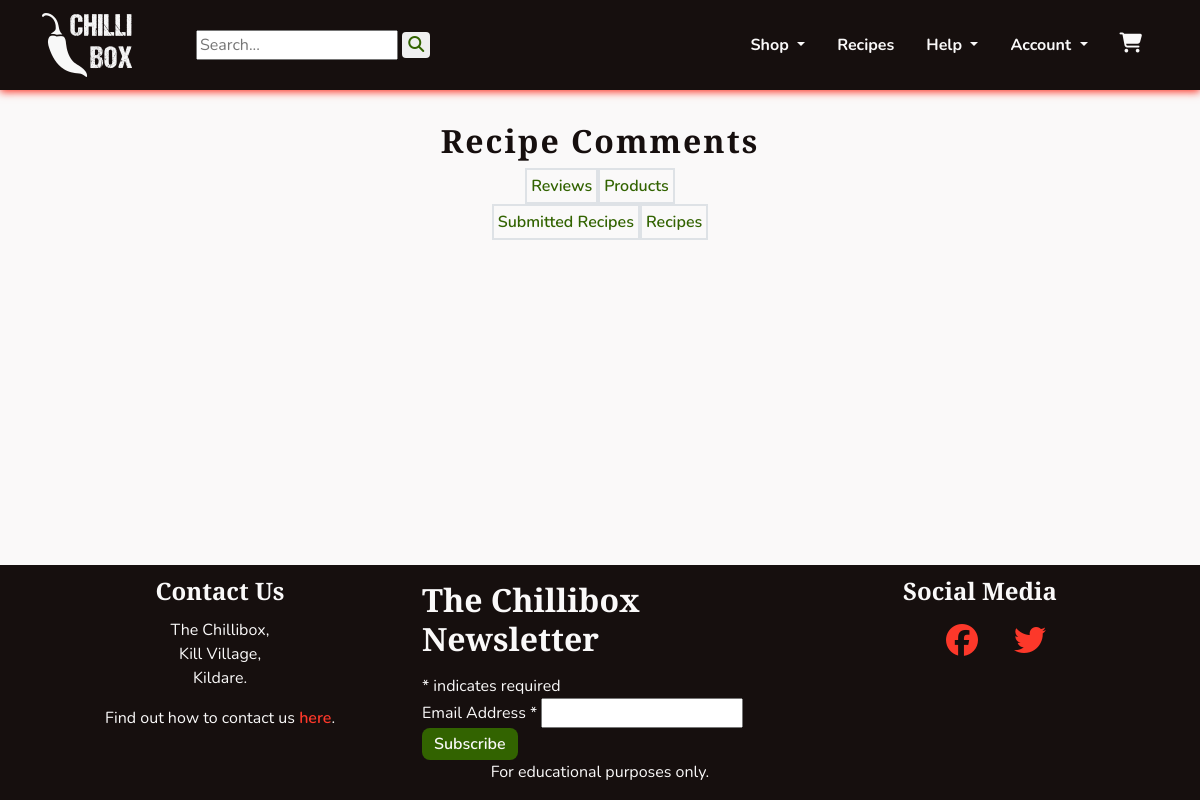
The app's page /management/recipe_comments/ (signed in), older data.
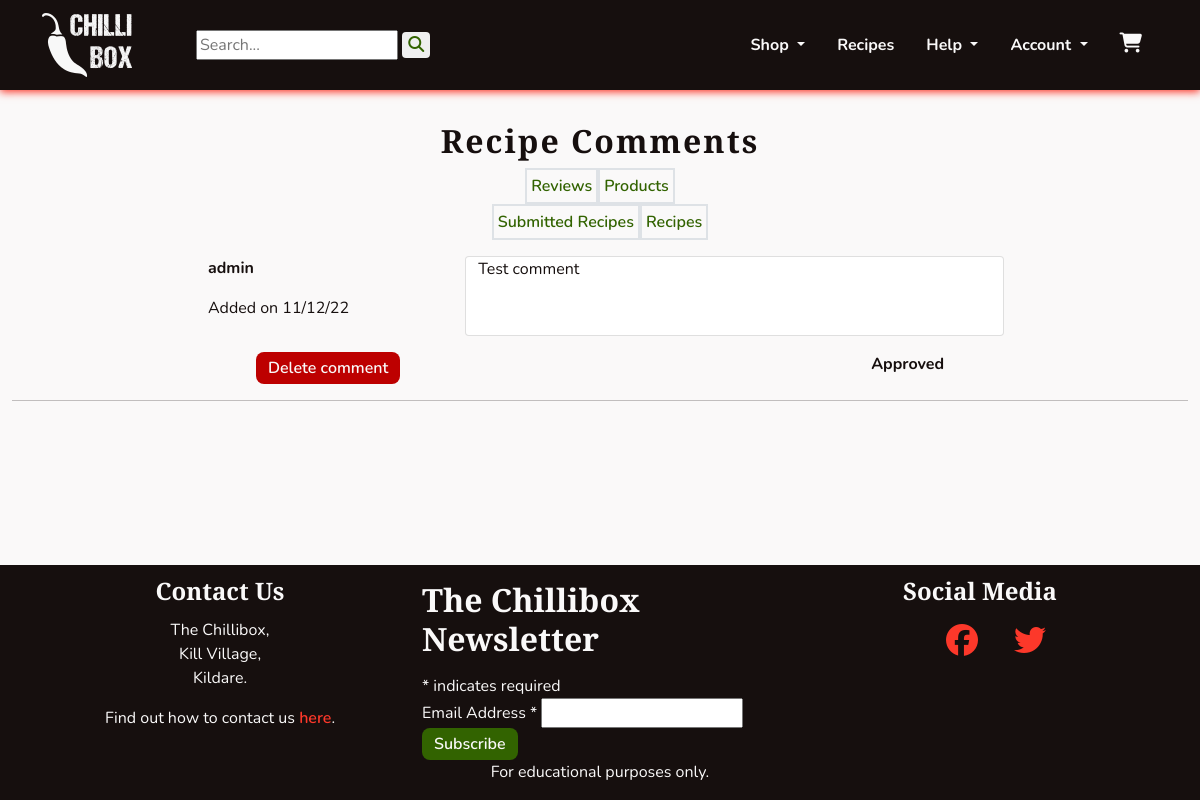
The same page, newer data.
### recipes/models.py (models this page shows, shortened)
class Comment(models.Model):
    user = models.ForeignKey(User, on_delete=models.SET_NULL, null=True,
                             blank=True)
    recipe = models.ForeignKey(Recipe, on_delete=models.CASCADE,
                               related_name='comments')
    content = models.TextField(max_length=280)
    added_on = models.DateTimeField(auto_now_add=True)
    edited_on = models.DateTimeField(auto_now=True)
    approved = models.BooleanField(default=False)

### management/views.py (the view)
# urls.py: path('recipe_comments/', views.CommentList.as_view(),
class CommentList(StaffRequiredMixin, generic.ListView):
    model = Comment
    template_name = 'management/recipe_comments.html'
    paginate_by = 10
    def get_queryset(self):
        queryset = Comment.objects.order_by('-approved')
        return queryset

### management/mixins.py (called while the page is built)
    def test_func(self):
        return self.request.user.is_staff

### management/templates/management/recipe_comments.html (shortened to what this page needs)
{% extends 'base.html' %}
{% block content %}
<section class="col">
    <div class="text-center">
        <h1 class="headings mb-2">Recipe Comments</h1>
        <div class="d-flex flex-row justify-content-center">
            <div class="border border-2 p-1">
                <a class="chilli-link" href="{% url 'management:user_reviews' %}">Reviews</a>
            </div>
            <div class="border border-2 p-1">
                <a class="chilli-link" href="{% url 'management:dashboard' %}">Products</a>
            </div>
        </div>
        <div class="d-flex flex-row justify-content-center">
            <div class="border border-2 p-1">
                <a class="chilli-link" href="{% url 'management:user_recipes' %}">Submitted Recipes</a>
            </div>
            <div class="border border-2 p-1">
                <a class="chilli-link" href="{% url 'management:recipes' %}">Recipes</a>
            </div>
        </div>
    </div>
    <div>
        {% for comment in comment_list %}
        <div class="col-8 mx-auto my-3">
            <div class="row">
                <div class="col-sm-4">
                    <p><strong>{{ comment.user }}</strong></p>
                    <p>Added on {{ comment.added_on|date:'d/m/y' }}</p>
                </div>
                <div class="card col-sm-8">
                    {{ comment.content }}
                </div>
            </div>
            <div class="d-flex flex-row justify-content-between my-3 mx-5">
                <a class="chilli-btn chilli-dngr" href="{% url 'recipes:delete_comment' comment.pk %}">Delete comment</a>
                {% if comment.approved %}
                <span><strong>Approved</strong></span>
                {% else %}
                <form action="{% url 'management:approve_comment' comment.pk %}" method="POST">
                    {% csrf_token %}
                    <input type="checkbox">
                    <button type="submit" class="chilli-btn chilli-go">Approve</button>
                </form>
                {% endif %}
            </div>
        </div>
        <hr>
        {% endfor %}
    </div>
</section>
{% endblock %}

### templates/base.html (shortened to what this page needs)
{% load static %}
<!DOCTYPE html>
<html lang="en">
    <head>
        <link href="https://cdn.jsdelivr.net/npm/bootstrap@5.1.3/dist/css/bootstrap.min.css" rel="stylesheet">
        <link href="//cdn-images.mailchimp.com/embedcode/classic-071822.css" rel="stylesheet" type="text/css">
        <link rel="stylesheet" href="{% static 'css/style.css' %}">
    </head>
    <body class="d-flex flex-column h-100">
        {% include 'includes/header.html' %}
        <main class="container-fluid mb-5">
            {% block content %}
            {% endblock content %}
        </main>
        {% include 'includes/footer.html' %}
    </body>
</html>

### templates/includes/header.html (shortened to what this page needs)
{% load static %}
<header>
    <nav id="navbar" class="navbar navbar-expand-lg">
        <div class="container-sm d-flex justify-content-between">
            <a class="navbar-brand" href="{% url 'home:index' %}" aria-label="Go to home page"><img width="90"
                    height="64" src="{% static 'images/chilli-logo-white.png' %}" alt="The Chillibox Logo"></a>
            <form class="ms-md-5" action="{% url 'products:search_results' %}" method="GET">
                <input name="q" type="text" placeholder="Search...">
                <button type="submit" class="chilli-link rounded"><i class="fa-solid fa-magnifying-glass"></i></button>
            </form>
            <div class="collapse navbar-collapse" id="navbarSupportedContent">
                <ul class="navbar-nav ms-auto mb-2 mb-lg-0">
                    <li class="nav-item dropdown">
                        <a class="navbar-links dropdown-toggle" href="#" role="button" data-bs-toggle="dropdown"
                            aria-expanded="false">
                            Shop
                        </a>
                    </li>
                    <li class="nav-item">
                        <a class="navbar-links" href="{% url 'recipes:recipes_list' %}">Recipes</a>
                    </li>
                    <li class="nav-item dropdown">
                        <a class="navbar-links dropdown-toggle" href="#" role="button" data-bs-toggle="dropdown"
                            aria-expanded="false">
                            Help
                        </a>
                    </li>
                    <li class="nav-item dropdown">
                        <a class="navbar-links dropdown-toggle" href="#" role="button" data-bs-toggle="dropdown"
                            aria-expanded="false">
                            Account
                        </a>
                    </li>
                </ul>
                <a class="navbar-links" data-bs-toggle="offcanvas" href="#theCart" role="button"
                    aria-controls="offcanvasExample">
                    <i class="fa-solid fa-cart-shopping big">
                    </i>
                </a>
            </div>
        </div>
    </nav>
</header>

### cart/templates/cart/cart_canvas.html (shortened to what this page needs)
{% load static %}

### templates/includes/footer.html (shortened to what this page needs)
<footer class="footer mt-auto">
    <div class="container-md">
        <div class="row">
            <div class="col-md-4 text-center">
                <h2 class="footer-headings">Contact Us</h2>
                <p>
                    The Chillibox,<br>
                    Kill Village,<br>
                    Kildare.
                </p>
                <p>
                    Find out how to contact us <a class="chilli-link-alt" href="{% url 'home:contact' %}">here</a>.
                </p>
            </div>
            <div class="col-md-4">
                <link href="//cdn-images.mailchimp.com/embedcode/classic-071822.css" rel="stylesheet" type="text/css">
                <div id="mc_embed_signup">
                    <form
                        action="https://gmail.us18.list-manage.com/subscribe/post?u=a555a78c1c0e0713634b8751c&amp;id=1946d67f26&amp;f_id=007527e7f0"
                        method="post" id="mc-embedded-subscribe-form" name="mc-embedded-subscribe-form" class="validate"
                        target="_blank" novalidate>
                        <div id="mc_embed_signup_scroll">
                            <h2>The Chillibox Newsletter</h2>
                            <div class="indicates-required"><span class="asterisk">*</span> indicates required</div>
                            <div class="mc-field-group">
                                <label for="mce-EMAIL">Email Address <span class="asterisk">*</span>
                                </label>
                                <input type="email" value="" name="EMAIL" class="required email" id="mce-EMAIL"
                                    required>
                            </div>
                            <div class="optionalParent">
                                <div>
                                    <input type="submit" value="Subscribe" name="subscribe" id="mc-embedded-subscribe"
                                        class="chilli-btn chilli-go border-0">
                                </div>
                            </div>
                        </div>
                    </form>
                </div>
            </div>
            <div class="col-md-4 text-center">
                <h2 class="footer-headings">Social Media</h2>
                <a class="chilli-link-alt footer-socials" href="https://facebook.com" target="_blank" rel="noopener"
                    aria-label="Find us on Facebook (opens in new tab)"><i class="fa-brands fa-facebook"></i></a>
                <a class="chilli-link-alt footer-socials" href="https://twitter.com" target="_blank" rel="noopener"
                    aria-label="Find us on Twitter (opens in new tab)"><i class="fa-brands fa-twitter"></i></a>
            </div>
        </div>
        <div class="row text-center">
            <p>For educational purposes only.</p>
        </div>
    </div>
</footer>

### static/css/style.css (style rules this page uses)
:root { --site-white: #faf9f9; --site-black: #160f0e; --site-grey: #6b6363; --site-red: #fc382a; --site-dark-red:#bd0000; --site-green: #568729; --site-dark-green: #326300; --site-text-bg: rgba(49, 99, 0, 0.2); --site-car-bg: rgba(245, 241, 238, 0.61); }
html { height: 100%; }
section { max-width: 2550px; }
body { font-family: "Nunito", sans-serif; color: var(--site-black); font-size: 1rem; background: var(--site-white); }
h1, h2, h3, h4 { font-family: "Merriweather Sans", "Nunito", sans-serif; font-weight: 900; margin-top: 0.5em; margin-bottom: 0.5em; }
.headings { font-size: 2rem; letter-spacing: 2px; margin: 1em 0; }
.big { font-size: 1.25rem; }
button { border: none; }
ul { padding: 0; }
li { list-style: none; }
a { text-decoration: none; }
.navbar-links { cursor: pointer; display: inline-block; padding: 0.25rem 0.5rem; color: var(--site-white); font-weight: 700; margin: 0.5em; transition: all 0.8s linear; }
.chilli-link { font-weight: 600; color: var(--site-dark-green); transition: all 0.2s linear; }
.chilli-link-alt { font-weight: 600; color: var(--site-red); transition: all 0.2s linear; }
.chilli-btn { padding: 0.25em 0.75em; font-weight: 600; color: var(--site-white); background-color: var(--site-black); border-radius: 8px; transition: all 0.2s linear; }
.chilli-dngr { background-color: var(--site-dark-red); }
.chilli-go { background-color: var(--site-dark-green); }
#navbar { background-color: var(--site-black); color: var(--site-white); box-shadow: 0 2px 8px 0 var(--site-red); }
footer { background-color: var(--site-black); color: var(--site-white); }
.footer-headings { font-size: 1.5em; }
.footer-socials { font-size: 2em; padding-left: 1em; }
#mc_embed_signup { clear: left; }

Row changes from the older to the newer data that the page shows:
added Comment: user "admin", added_on "11/12/22", content "Test comment", approved "Approved"
